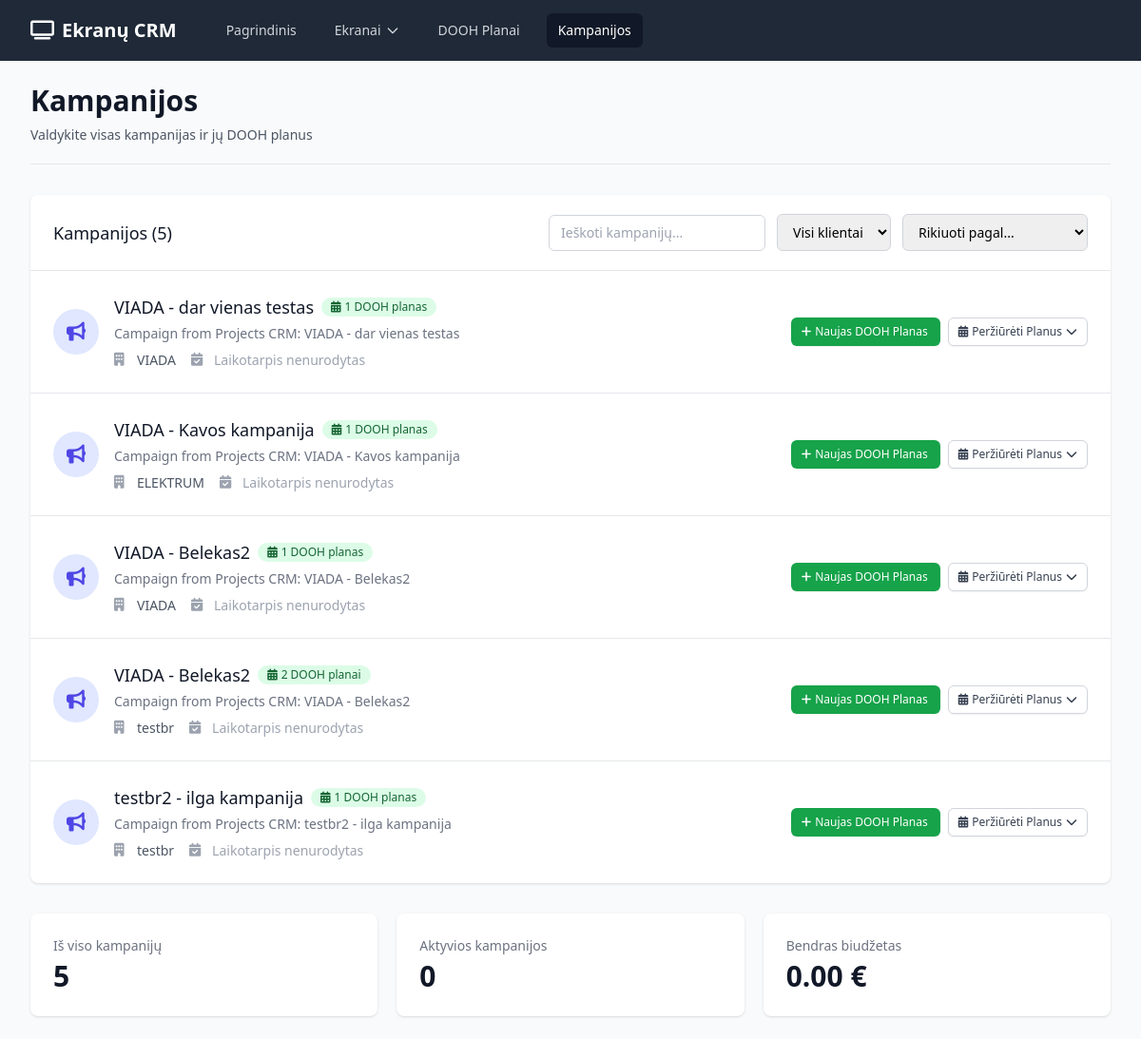
The page /campaigns on the database as committed earlier.
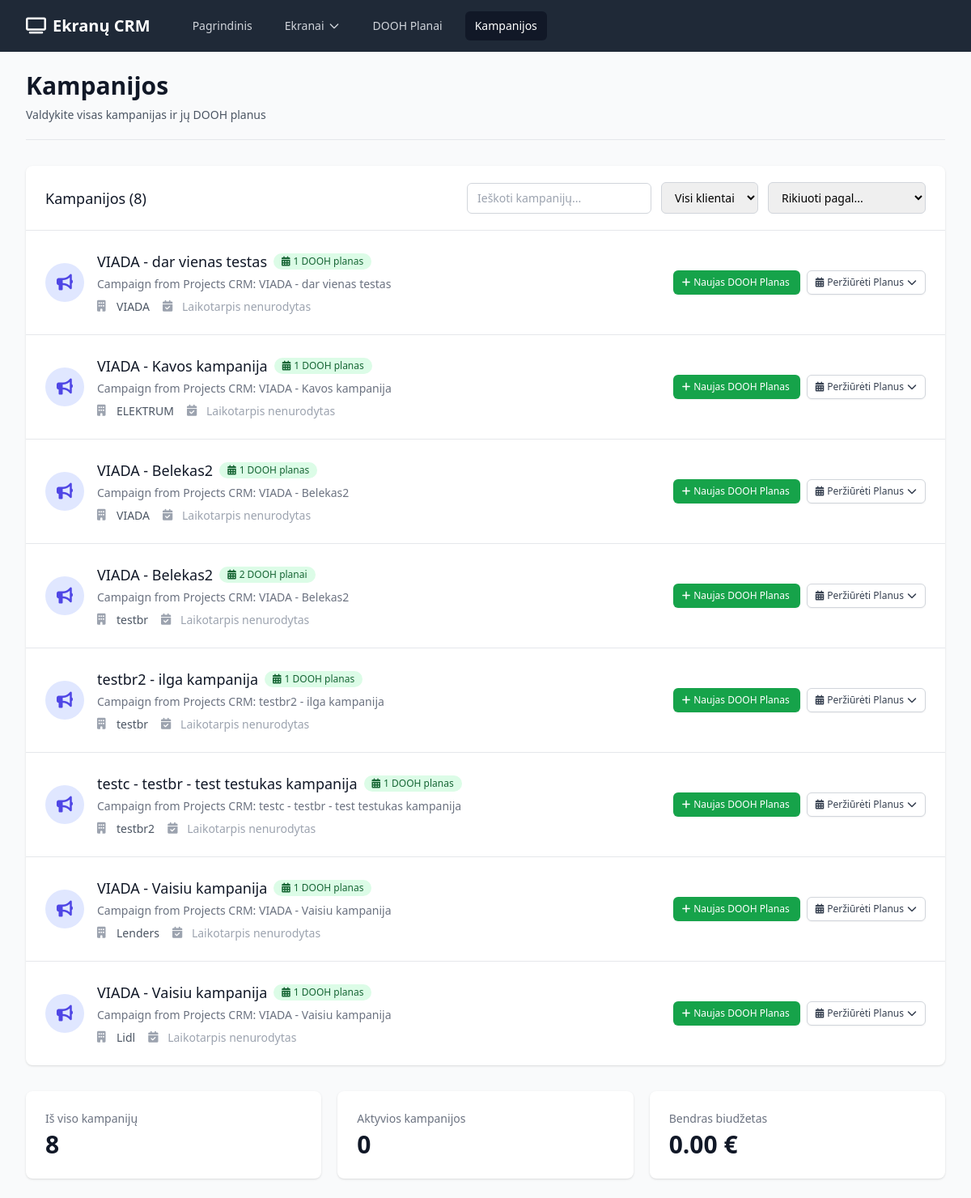
The same page on the database as committed later.
### app.py (models this page shows)
class Campaign(db.Model):
    id = db.Column(db.Integer, primary_key=True)
    client_id = db.Column(db.Integer, db.ForeignKey('client.id'), nullable=False)
    name = db.Column(db.String(100), nullable=False)
    description = db.Column(db.Text)
    start_date = db.Column(db.Date)
    end_date = db.Column(db.Date)
    budget = db.Column(db.Float)
    created_at = db.Column(db.DateTime, default=datetime.utcnow)
    dooh_plans = db.relationship('DOOHPlan', backref='campaign', lazy=True, cascade='all, delete-orphan')

class Client(db.Model):
    id = db.Column(db.Integer, primary_key=True)
    name = db.Column(db.String(100), nullable=False)
    email = db.Column(db.String(100))
    phone = db.Column(db.String(20))
    contact_person = db.Column(db.String(100))
    company = db.Column(db.String(100))
    created_at = db.Column(db.DateTime, default=datetime.utcnow)
    campaigns = db.relationship('Campaign', backref='client', lazy=True, cascade='all, delete-orphan')

### app.py (the view)
@app.route('/campaigns')
def campaigns():
    campaigns = Campaign.query.all()
    return render_template('campaigns.html', campaigns=campaigns)

### templates/campaigns.html (shortened to what the changed rows need)
{% extends "base.html" %}
{% block content %}
<div class="pb-5 border-b border-gray-200 mb-8">
    <div class="flex justify-between items-center">
        <div>
            <h1 class="text-3xl font-bold text-gray-900">Kampanijos</h1>
        </div>
    </div>
</div>
{% if campaigns %}
<div class="bg-white shadow overflow-hidden sm:rounded-lg mb-8">
    <div class="px-4 py-5 sm:px-6">
        <div class="flex justify-between items-center">
            <h3 class="text-lg leading-6 font-medium text-gray-900">Kampanijos ({{ campaigns|length }})</h3>
            <div class="flex items-center space-x-3">
                <input type="text" id="campaignFilter" placeholder="Ieškoti kampanijų..."
                       class="px-3 py-2 border border-gray-300 rounded-md text-sm focus:outline-none focus:ring-indigo-500 focus:border-indigo-500">
                <select id="filterClient" class="px-3 py-2 border border-gray-300 rounded-md text-sm focus:outline-none focus:ring-indigo-500 focus:border-indigo-500">
                    <option value="">Visi klientai</option>
                    {% set clients = [] %}
                    {% for campaign in campaigns %}
                        {% if campaign.client.name not in clients %}
                            {% set _ = clients.append(campaign.client.name) %}
                        {% endif %}
                    {% endfor %}
                </select>
                <select id="sortBy" class="px-3 py-2 border border-gray-300 rounded-md text-sm focus:outline-none focus:ring-indigo-500 focus:border-indigo-500">
                    <option value="">Rikiuoti pagal...</option>
                </select>
            </div>
        </div>
    </div>
    <div class="border-t border-gray-200">
        <ul class="divide-y divide-gray-200" id="campaignsList">
            {% for campaign in campaigns %}
            <li class="campaign-item hover:bg-gray-50" data-client="{{ campaign.client.name }}">
                <div class="px-4 py-6 sm:px-6">
                    <div class="flex items-center justify-between">
                        <div class="flex items-center">
                            <div class="flex-shrink-0">
                                <div class="h-12 w-12 rounded-full bg-indigo-100 flex items-center justify-center">
                                    <i class="fas fa-bullhorn text-indigo-600 text-xl"></i>
                                </div>
                            </div>
                            <div class="ml-4">
                                <div class="flex items-center">
                                    <p class="text-lg font-medium text-gray-900 campaign-name">{{ campaign.name }}</p>
                                    <div class="ml-2 flex space-x-1">
                                        {% if campaign.dooh_plans|length > 0 %}
                                        <span class="inline-flex items-center px-2.5 py-0.5 rounded-full text-xs font-medium bg-green-100 text-green-800">
                                            <i class="fas fa-calendar-alt mr-1"></i>
                                            {{ campaign.dooh_plans|length }} DOOH {{ 'planas' if campaign.dooh_plans|length == 1 else 'planai' }}
                                        </span>
                                        {% endif %}
                                    </div>
                                </div>
                                {% if campaign.description %}
                                <p class="mt-1 text-sm text-gray-500">{{ campaign.description[:100] }}{% if campaign.description|length > 100 %}...{% endif %}</p>
                                {% endif %}
                                <div class="mt-2 flex items-center space-x-4 text-sm">
                                    <div class="flex items-center text-gray-600">
                                        <i class="fas fa-building w-4 h-4 mr-2 text-gray-400"></i>
                                        <span class="campaign-client">{{ campaign.client.name }}</span>
                                    </div>
                                    <div class="flex items-center text-gray-600">
                                        <i class="fas fa-calendar-check w-4 h-4 mr-2 text-gray-400"></i>
                                        <span>
                                            {% if campaign.start_date and campaign.end_date %}
                                                {{ campaign.start_date.strftime('%Y-%m-%d') }} - {{ campaign.end_date.strftime('%Y-%m-%d') }}
                                            {% elif campaign.start_date %}
                                                Nuo {{ campaign.start_date.strftime('%Y-%m-%d') }}
                                            {% elif campaign.end_date %}
                                                Iki {{ campaign.end_date.strftime('%Y-%m-%d') }}
                                            {% else %}
                                                <span class="text-gray-400">Laikotarpis nenurodytas</span>
                                            {% endif %}
                                        </span>
                                    </div>
                                </div>
                            </div>
                        </div>
                        <div class="flex items-center space-x-2">
                            <a href="{{ url_for('new_dooh_plan') }}?campaign_id={{ campaign.id }}"
                               class="inline-flex items-center px-3 py-1.5 border border-transparent text-xs font-medium rounded-md shadow-sm text-white bg-green-600 hover:bg-green-700 focus:outline-none focus:ring-2 focus:ring-offset-2 focus:ring-green-500">
                                <i class="fas fa-plus -ml-0.5 mr-1"></i>
                                Naujas DOOH Planas
                            </a>
                            {% if campaign.dooh_plans|length > 0 %}
                            <div class="relative inline-block text-left">
                                <button type="button" onclick="toggleDropdown('dropdown-{{ campaign.id }}')"
                                        class="inline-flex items-center px-3 py-1.5 border border-gray-300 shadow-sm text-xs font-medium rounded-md text-gray-700 bg-white hover:bg-gray-50 focus:outline-none focus:ring-2 focus:ring-offset-2 focus:ring-indigo-500">
                                    <i class="fas fa-calendar-alt -ml-0.5 mr-1"></i>
                                    Peržiūrėti Planus
                                    <i class="fas fa-chevron-down ml-1 -mr-0.5"></i>
                                </button>
                            </div>
                            {% endif %}
                        </div>
                    </div>
                </div>
            </li>
            {% endfor %}
        </ul>
    </div>
</div>
<div class="grid grid-cols-1 gap-5 sm:grid-cols-3">
    <div class="bg-white overflow-hidden shadow rounded-lg">
        <div class="px-4 py-5 sm:p-6">
            <dt class="text-sm font-medium text-gray-500 truncate">Iš viso kampanijų</dt>
            <dd class="mt-1 text-3xl font-semibold text-gray-900">{{ campaigns|length }}</dd>
        </div>
    </div>
    <div class="bg-white overflow-hidden shadow rounded-lg">
        <div class="px-4 py-5 sm:p-6">
            <dt class="text-sm font-medium text-gray-500 truncate">Aktyvios kampanijos</dt>
            {% set active_count = campaigns|selectattr('start_date')|selectattr('end_date')|list|length %}
            <dd class="mt-1 text-3xl font-semibold text-gray-900">{{ active_count }}</dd>
        </div>
    </div>
    <div class="bg-white overflow-hidden shadow rounded-lg">
        <div class="px-4 py-5 sm:p-6">
            <dt class="text-sm font-medium text-gray-500 truncate">Bendras biudžetas</dt>
            {% set total_budget = 0 %}
            {% for campaign in campaigns %}
                {% if campaign.budget %}
                    {% set total_budget = total_budget + campaign.budget %}
                {% endif %}
            {% endfor %}
            <dd class="mt-1 text-3xl font-semibold text-gray-900">{{ "%.2f"|format(total_budget) }} €</dd>
        </div>
    </div>
</div>
{% endif %}
{% endblock %}

Rows that differ between the two databases and show on the page:
added Campaign: name "testc - testbr - test testukas kampanija", dooh_plans|length "1", dooh_plans "planas", description "Campaign from Projects CRM: testc - testbr - test testukas kampanija", client.name "testbr2", shows "Laikotarpis nenurodytas"
added Campaign: name "VIADA - Vaisiu kampanija", dooh_plans|length "1", dooh_plans "planas", description "Campaign from Projects CRM: VIADA - Vaisiu kampanija", client.name "Lenders", shows "Laikotarpis nenurodytas"
added Campaign: name "VIADA - Vaisiu kampanija", dooh_plans|length "1", dooh_plans "planas", description "Campaign from Projects CRM: VIADA - Vaisiu kampanija", client.name "Lidl", shows "Laikotarpis nenurodytas"
Other text that changed with them:
{{ campaigns|length }}: "5" → "8"
